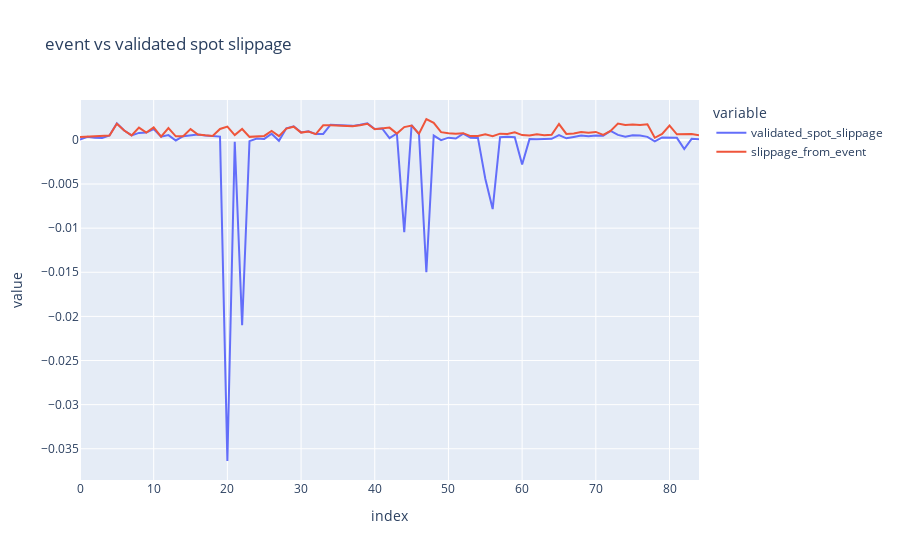

Notebook code cell kept with this figure:
### Code cell
def compute_swap_in_rebalances_from_idle(
    rebalance_from_idle_df: pd.DataFrame, autopool: AutopoolConstants, transfer_events_df: pd.DataFrame
):
    # out means decrease
    # in means increase
    if (rebalance_from_idle_df["outDestinationVault"] != autopool.autopool_eth_addr).any():
        raise ValueError(
            "trying to compute rebalance cost on rebalance_from_idle_df when the outDestinationVault != autopool "
        )
    
    # get all the transfers to the inDestinationsVaults, the indestination Vaut
    transfers_to_vaults = (
        transfer_events_df[
            (transfer_events_df["hash"].isin(rebalance_from_idle_df["hash"]))
            & (transfer_events_df["to"].isin(rebalance_from_idle_df["inDestinationVault"]))
        ]
        
        .drop_duplicates()
        .copy()
    )

    rebalance_from_idle_with_lp_tokens_in = pd.merge(
        rebalance_from_idle_df, transfers_to_vaults[["value", "hash"]], on="hash"
    )
    rebalance_from_idle_with_lp_tokens_in["lp_tokens_added_to_vault"] = (
        rebalance_from_idle_with_lp_tokens_in[["value"]] / 1e18
    )
    rebalance_from_idle_with_lp_tokens_in["weth_removed_from_idle"] = rebalance_from_idle_with_lp_tokens_in[
        "params_amountOut"
    ]
    return rebalance_from_idle_with_lp_tokens_in



rebalance_from_idle_df = rebalance_events_df.copy()
rebalance_from_idle_with_lp_tokens_in = compute_swap_in_rebalances_from_idle(
    rebalance_from_idle_df, AUTO_ETH, transfer_events_df
)
safe_lp_token_value_at_block_before_rebalance["block_with_rebalance"] = (
    safe_lp_token_value_at_block_before_rebalance["block"] + 1
)

rebalance_from_idle_df = pd.merge(
    rebalance_from_idle_with_lp_tokens_in,
    safe_lp_token_value_at_block_before_rebalance,
    left_on="block",
    right_on="block_with_rebalance",
)

# row = rebalance_from_idle_df.to_dict(orient='records')[0]


def _compute_spot_value_added_to_vault(row:dict) -> float:
    return row['lp_tokens_added_to_vault'] * row[row['inDestinationVault']] # the pool itself

def _compute_min_lp_tokens_needed(row:dict) -> float:
    # the min amount of lp tokens needed to be sent to the vault or the transaction will revert
    return float(row['params'][2] /1e18)

rebalance_from_idle_df['min_lp_tokens'] = rebalance_from_idle_df.apply(_compute_min_lp_tokens_needed, axis=1)
rebalance_from_idle_df['percent_excess_lp_tokens'] = 100 *(rebalance_from_idle_df['lp_tokens_added_to_vault'] - rebalance_from_idle_df['min_lp_tokens'])/ rebalance_from_idle_df['min_lp_tokens']
rebalance_from_idle_df['validated_spot_value_of_lp_tokens_added_to_autopool'] = rebalance_from_idle_df.apply(_compute_spot_value_added_to_vault, axis=1)
rebalance_from_idle_df['validated_spot_value_of_idle_eth_removed_from_autopool'] = rebalance_from_idle_df['weth_removed_from_idle'] # spot value of weth is always 1

rebalance_from_idle_df['validated_spot_value_of_swap_cost'] = rebalance_from_idle_df['validated_spot_value_of_idle_eth_removed_from_autopool'] -  rebalance_from_idle_df['validated_spot_value_of_lp_tokens_added_to_autopool']

rebalance_from_idle_df['swap_cost_from_event'] = rebalance_from_idle_df['valueStats'].apply(lambda x: float(x[4]) /1e18)
rebalance_from_idle_df['slippage_from_event'] = rebalance_from_idle_df['valueStats'].apply(lambda x: float(x[5]) /1e18)
rebalance_from_idle_df['validated_spot_slippage'] = (rebalance_from_idle_df['validated_spot_value_of_swap_cost'] / rebalance_from_idle_df['lp_tokens_added_to_vault'].astype(float)
)
px.line(rebalance_from_idle_df[['validated_spot_slippage', 'slippage_from_event']], title='event vs validated spot slippage')

### Figure 1 — Plotly figure (JSON) as saved in the notebook; plotly's stock layout.template omitted (floating-point values rounded to 4 significant figures)
{"data": [{"hovertemplate": "variable=validated_spot_slippage<br>index=%{x}<br>value=%{y}<extra></extra>", "legendgroup": "validated_spot_slippage", "line": {"color": "#636efa", "dash": "solid"}, "marker": {"symbol": "circle"}, "mode": "lines", "name": "validated_spot_slippage", "orientation": "v", "showlegend": true, "type": "scatter", "x": [0, 1, 2, 3, 4, 5, 6, 7, 8, 9, 10, 11, 12, 13, 14, 15, 16, 17, 18, 19, 20, 21, 22, 23, 24, 25, 26, 27, 28, 29, 30, 31, 32, 33, 34, 35, 36, 37, 38, 39, 40, 41, 42, 43, 44, 45, 46, 47, 48, 49, 50, 51, 52, 53, 54, 55, 56, 57, 58, 59, 60, 61, 62, 63, 64, 65, 66, 67, 68, 69, 70, 71, 72, 73, 74, 75, 76, 77, 78, 79, 80, 81, 82, 83, 84], "xaxis": "x", "y": [5.153e-05, 0.0003587, 0.0002596, 0.0002272, 0.0004994, 0.001886, 0.001072, 0.000512, 0.000797, 0.0008325, 0.001224, 0.0003683, 0.0005464, -6.211e-05, 0.000427, 0.0005037, 0.0006164, 0.0005049, 0.0004458, 0.0003745, -0.03639, -0.0002202, -0.02101, -0.0001363, 0.0001638, 0.0001162, 0.0006948, -0.0001008, 0.001312, 0.00154, 0.0008529, 0.0009729, 0.0006584, 0.000679, 0.001722, 0.001684, 0.001562, 0.001592, 0.00171, 0.001879, 0.001243, 0.001296, 0.0001952, 0.0007262, -0.01045, 0.001674, 0.0006657, -0.015, 0.0004978, -2.85e-05, 0.000255, 0.0001607, 0.0007005, 0.0002375, 0.0002281, -0.004404, -0.007833, 0.0003003, 0.0003725, 0.0003152, -0.002781, 9.26e-05, 8.775e-05, 9.573e-05, 0.0001238, 0.0005441, 0.0001807, 0.0003356, 0.0004991, 0.0004105, 0.00051, 0.0004666, 0.001032, 0.0005734, 0.0003697, 0.0005395, 0.0005004, 0.0003476, -0.0001592, 0.0002764, 0.0002187, 0.0002355, -0.001036, 0.000124, 7.606e-05], "yaxis": "y"}, {"hovertemplate": "variable=slippage_from_event<br>index=%{x}<br>value=%{y}<extra></extra>", "legendgroup": "slippage_from_event", "line": {"color": "#EF553B", "dash": "solid"}, "marker": {"symbol": "circle"}, "mode": "lines", "name": "slippage_from_event", "orientation": "v", "showlegend": true, "type": "scatter", "x": [0, 1, 2, 3, 4, 5, 6, 7, 8, 9, 10, 11, 12, 13, 14, 15, 16, 17, 18, 19, 20, 21, 22, 23, 24, 25, 26, 27, 28, 29, 30, 31, 32, 33, 34, 35, 36, 37, 38, 39, 40, 41, 42, 43, 44, 45, 46, 47, 48, 49, 50, 51, 52, 53, 54, 55, 56, 57, 58, 59, 60, 61, 62, 63, 64, 65, 66, 67, 68, 69, 70, 71, 72, 73, 74, 75, 76, 77, 78, 79, 80, 81, 82, 83, 84], "xaxis": "x", "y": [0.0003374, 0.0003585, 0.0004572, 0.0004251, 0.000499, 0.001836, 0.001066, 0.0005116, 0.001397, 0.0008239, 0.001411, 0.000368, 0.001341, 0.0004042, 0.0004265, 0.001226, 0.0006099, 0.0005171, 0.0004458, 0.001241, 0.001511, 0.0005488, 0.001239, 0.0003481, 0.0004238, 0.0004529, 0.001017, 0.0004337, 0.001279, 0.001497, 0.0008307, 0.0009457, 0.0006596, 0.001651, 0.001674, 0.001636, 0.001517, 0.001549, 0.001674, 0.001825, 0.001207, 0.001258, 0.001395, 0.0007186, 0.00145, 0.001625, 0.000708, 0.00237, 0.001929, 0.0008815, 0.0007437, 0.0007106, 0.0007633, 0.000432, 0.0004437, 0.0006285, 0.0004168, 0.0007095, 0.0006748, 0.000862, 0.0005496, 0.0004931, 0.0006474, 0.0005343, 0.0005897, 0.001799, 0.0006761, 0.000732, 0.0008937, 0.0008061, 0.0009045, 0.000575, 0.001023, 0.001856, 0.001703, 0.001755, 0.001687, 0.001771, 0.0002426, 0.0006733, 0.001623, 0.0006328, 0.0006884, 0.0006753, 0.0005322], "yaxis": "y"}], "layout": {"legend": {"title": {"text": "variable"}, "tracegroupgap": 0}, "title": {"text": "event vs validated spot slippage"}, "xaxis": {"anchor": "y", "domain": [0, 1], "title": {"text": "index"}}, "yaxis": {"anchor": "x", "domain": [0, 1], "title": {"text": "value"}}}}
